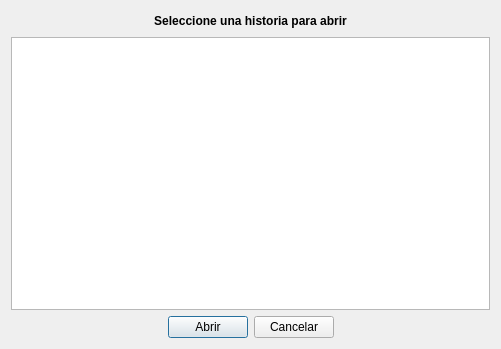
<?xml version="1.0" encoding="UTF-8"?>
<ui version="4.0">
 <class>abrirHistoria</class>
 <widget class="QDialog" name="abrirHistoria">
  <property name="geometry">
   <rect>
    <x>0</x>
    <y>0</y>
    <width>501</width>
    <height>349</height>
   </rect>
  </property>
  <property name="windowTitle">
   <string>Dialog</string>
  </property>
  <layout class="QGridLayout" name="gridLayout">
   <item row="0" column="0">
    <layout class="QVBoxLayout" name="verticalLayout">
     <item>
      <layout class="QHBoxLayout" name="horizontalLayout_2">
       <item>
        <spacer name="horizontalSpacer_4">
         <property name="orientation">
          <enum>Qt::Horizontal</enum>
         </property>
         <property name="sizeHint" stdset="0">
          <size>
           <width>40</width>
           <height>20</height>
          </size>
         </property>
        </spacer>
       </item>
       <item>
        <widget class="QLabel" name="etqHistoria">
         <property name="text">
          <string>&lt;html&gt;&lt;head/&gt;&lt;body&gt;&lt;p align=&quot;center&quot;&gt;&lt;span style=&quot; font-weight:600;&quot;&gt;Seleccione una historia para abrir&lt;/span&gt;&lt;/p&gt;&lt;/body&gt;&lt;/html&gt;</string>
         </property>
        </widget>
       </item>
       <item>
        <spacer name="horizontalSpacer_3">
         <property name="orientation">
          <enum>Qt::Horizontal</enum>
         </property>
         <property name="sizeHint" stdset="0">
          <size>
           <width>40</width>
           <height>20</height>
          </size>
         </property>
        </spacer>
       </item>
      </layout>
     </item>
     <item>
      <widget class="QListView" name="listView"/>
     </item>
     <item>
      <layout class="QHBoxLayout" name="horizontalLayout">
       <item>
        <spacer name="horizontalSpacer_2">
         <property name="orientation">
          <enum>Qt::Horizontal</enum>
         </property>
         <property name="sizeHint" stdset="0">
          <size>
           <width>40</width>
           <height>20</height>
          </size>
         </property>
        </spacer>
       </item>
       <item>
        <widget class="QPushButton" name="btnAbrir">
         <property name="text">
          <string>Abrir</string>
         </property>
        </widget>
       </item>
       <item>
        <widget class="QPushButton" name="btnCancelar">
         <property name="text">
          <string>Cancelar</string>
         </property>
        </widget>
       </item>
       <item>
        <spacer name="horizontalSpacer">
         <property name="orientation">
          <enum>Qt::Horizontal</enum>
         </property>
         <property name="sizeHint" stdset="0">
          <size>
           <width>40</width>
           <height>20</height>
          </size>
         </property>
        </spacer>
       </item>
      </layout>
     </item>
    </layout>
   </item>
  </layout>
 </widget>
 <resources/>
 <connections/>
</ui>
